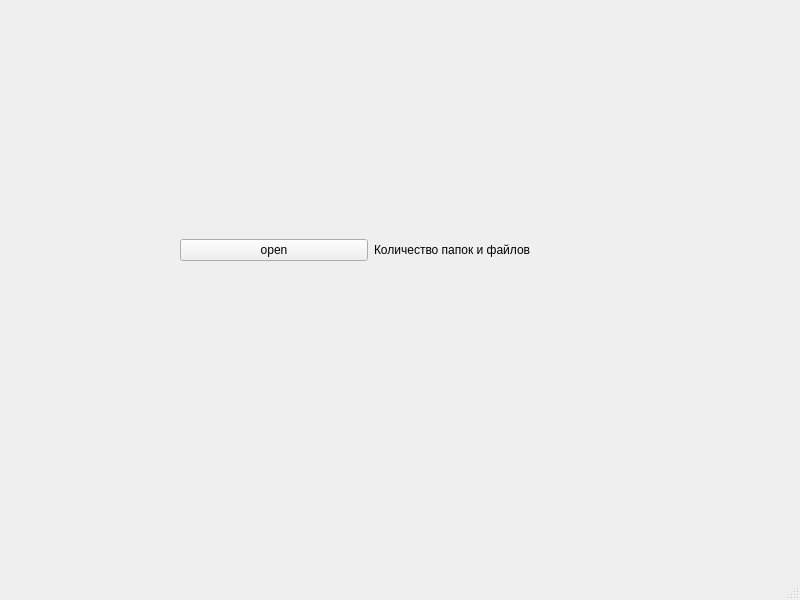
<?xml version="1.0" encoding="UTF-8"?>
<ui version="4.0">
 <class>MainWindow</class>
 <widget class="QMainWindow" name="MainWindow">
  <property name="geometry">
   <rect>
    <x>0</x>
    <y>0</y>
    <width>800</width>
    <height>600</height>
   </rect>
  </property>
  <property name="windowTitle">
   <string>MainWindow</string>
  </property>
  <widget class="QWidget" name="centralwidget">
   <widget class="QWidget" name="horizontalLayoutWidget">
    <property name="geometry">
     <rect>
      <x>180</x>
      <y>210</y>
      <width>381</width>
      <height>80</height>
     </rect>
    </property>
    <layout class="QHBoxLayout" name="horizontalLayout">
     <item>
      <widget class="QPushButton" name="open">
       <property name="text">
        <string>open</string>
       </property>
      </widget>
     </item>
     <item>
      <widget class="QLabel" name="label">
       <property name="text">
        <string>Количество папок и файлов </string>
       </property>
      </widget>
     </item>
    </layout>
   </widget>
  </widget>
  <widget class="QMenuBar" name="menubar">
   <property name="geometry">
    <rect>
     <x>0</x>
     <y>0</y>
     <width>800</width>
     <height>22</height>
    </rect>
   </property>
  </widget>
  <widget class="QStatusBar" name="statusbar"/>
 </widget>
 <resources/>
 <connections/>
</ui>
